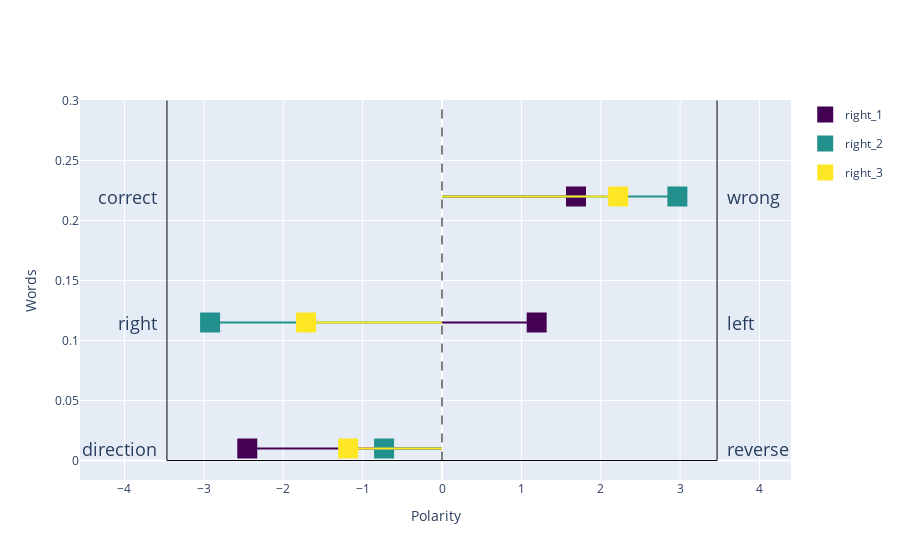
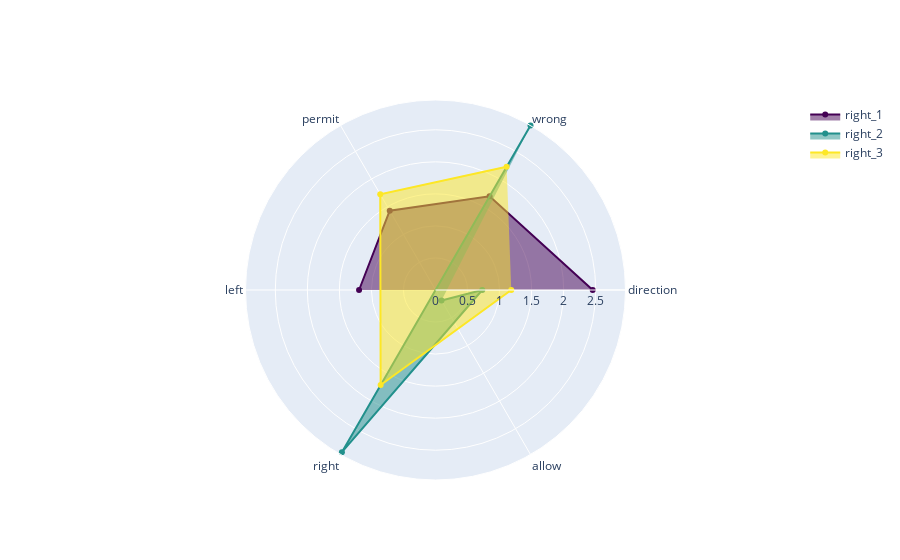
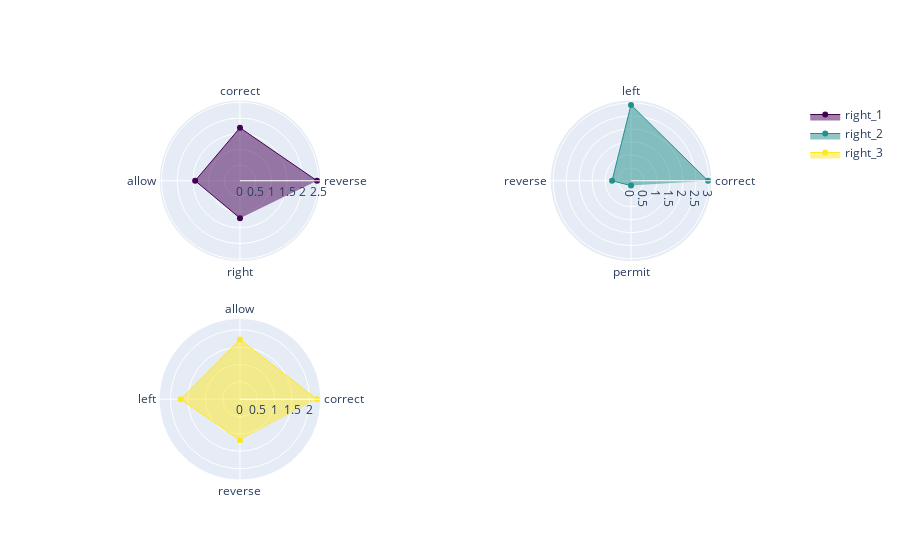
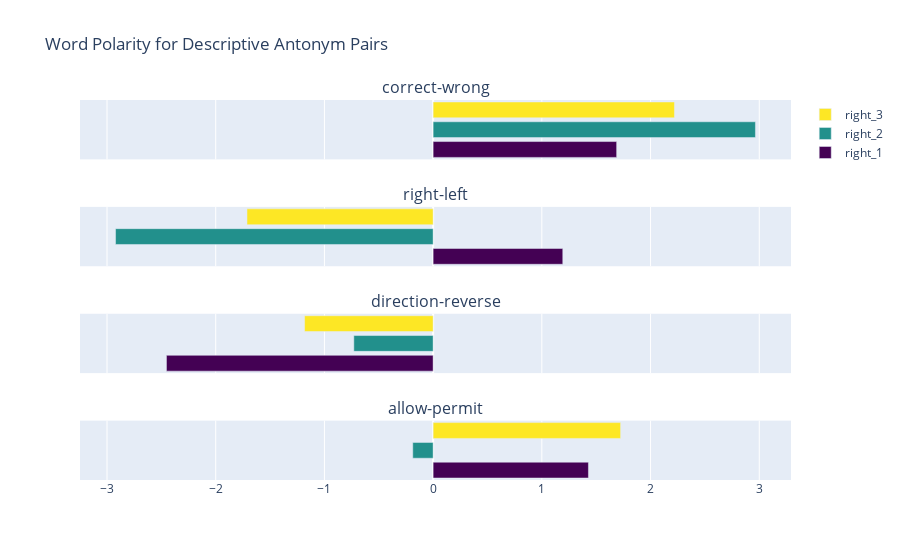

Source (notebook cell) for these figures, in order:
### Code cell
plotter = PolarityPlotter(sort_by='descriptive') 
plotter.plot_word_polarity(words, polar_dimensions)
# plotter.plot_word_polarity_2d(words, polar_dimensions)
plotter.plot_word_polarity_polar(words, polar_dimensions)
plotter.plot_word_polarity_polar_fig(words, polar_dimensions)
plotter.plot_descriptive_antonym_pairs(words, polar_dimensions, words, 4)
plotter.plot_word_polarity_2d_interactive(words, polar_dimensions)

### Figure 1 — Plotly figure (JSON) as saved in the notebook; plotly's stock layout.template omitted (floating-point values rounded to 4 significant figures)
{"data": [{"legendgroup": "right_1", "marker": {"color": "rgb(68, 1, 84)", "size": 20, "symbol": "square"}, "mode": "markers", "name": "right_1", "showlegend": true, "type": "scatter", "x": [-2.453], "y": [0.01]}, {"legendgroup": "right_1", "line": {"color": "rgb(68, 1, 84)", "width": 2}, "mode": "lines", "showlegend": false, "type": "scatter", "x": [-2.453, 0], "y": [0.01, 0.01]}, {"legendgroup": "right_2", "marker": {"color": "rgb(34, 144, 140)", "size": 20, "symbol": "square"}, "mode": "markers", "name": "right_2", "showlegend": true, "type": "scatter", "x": [-0.7296], "y": [0.01]}, {"legendgroup": "right_2", "line": {"color": "rgb(34, 144, 140)", "width": 2}, "mode": "lines", "showlegend": false, "type": "scatter", "x": [-0.7296, 0], "y": [0.01, 0.01]}, {"legendgroup": "right_3", "marker": {"color": "rgb(253, 231, 37)", "size": 20, "symbol": "square"}, "mode": "markers", "name": "right_3", "showlegend": true, "type": "scatter", "x": [-1.182], "y": [0.01]}, {"legendgroup": "right_3", "line": {"color": "rgb(253, 231, 37)", "width": 2}, "mode": "lines", "showlegend": false, "type": "scatter", "x": [-1.182, 0], "y": [0.01, 0.01]}, {"legendgroup": "right_1", "marker": {"color": "rgb(68, 1, 84)", "size": 20, "symbol": "square"}, "mode": "markers", "name": "right_1", "showlegend": false, "type": "scatter", "x": [1.193], "y": [0.115]}, {"legendgroup": "right_1", "line": {"color": "rgb(68, 1, 84)", "width": 2}, "mode": "lines", "showlegend": false, "type": "scatter", "x": [1.193, 0], "y": [0.115, 0.115]}, {"legendgroup": "right_2", "marker": {"color": "rgb(34, 144, 140)", "size": 20, "symbol": "square"}, "mode": "markers", "name": "right_2", "showlegend": false, "type": "scatter", "x": [-2.921], "y": [0.115]}, {"legendgroup": "right_2", "line": {"color": "rgb(34, 144, 140)", "width": 2}, "mode": "lines", "showlegend": false, "type": "scatter", "x": [-2.921, 0], "y": [0.115, 0.115]}, {"legendgroup": "right_3", "marker": {"color": "rgb(253, 231, 37)", "size": 20, "symbol": "square"}, "mode": "markers", "name": "right_3", "showlegend": false, "type": "scatter", "x": [-1.712], "y": [0.115]}, {"legendgroup": "right_3", "line": {"color": "rgb(253, 231, 37)", "width": 2}, "mode": "lines", "showlegend": false, "type": "scatter", "x": [-1.712, 0], "y": [0.115, 0.115]}, {"legendgroup": "right_1", "marker": {"color": "rgb(68, 1, 84)", "size": 20, "symbol": "square"}, "mode": "markers", "name": "right_1", "showlegend": false, "type": "scatter", "x": [1.688], "y": [0.22]}, {"legendgroup": "right_1", "line": {"color": "rgb(68, 1, 84)", "width": 2}, "mode": "lines", "showlegend": false, "type": "scatter", "x": [1.688, 0], "y": [0.22, 0.22]}, {"legendgroup": "right_2", "marker": {"color": "rgb(34, 144, 140)", "size": 20, "symbol": "square"}, "mode": "markers", "name": "right_2", "showlegend": false, "type": "scatter", "x": [2.965], "y": [0.22]}, {"legendgroup": "right_2", "line": {"color": "rgb(34, 144, 140)", "width": 2}, "mode": "lines", "showlegend": false, "type": "scatter", "x": [2.965, 0], "y": [0.22, 0.22]}, {"legendgroup": "right_3", "marker": {"color": "rgb(253, 231, 37)", "size": 20, "symbol": "square"}, "mode": "markers", "name": "right_3", "showlegend": false, "type": "scatter", "x": [2.22], "y": [0.22]}, {"legendgroup": "right_3", "line": {"color": "rgb(253, 231, 37)", "width": 2}, "mode": "lines", "showlegend": false, "type": "scatter", "x": [2.22, 0], "y": [0.22, 0.22]}], "layout": {"annotations": [{"font": {"size": 18}, "showarrow": false, "text": "direction", "x": -3.565, "xanchor": "right", "xref": "x", "y": 0.01, "yref": "y"}, {"font": {"size": 18}, "showarrow": false, "text": "reverse", "x": 3.565, "xanchor": "left", "xref": "x", "y": 0.01, "yref": "y"}, {"font": {"size": 18}, "showarrow": false, "text": "right", "x": -3.565, "xanchor": "right", "xref": "x", "y": 0.115, "yref": "y"}, {"font": {"size": 18}, "showarrow": false, "text": "left", "x": 3.565, "xanchor": "left", "xref": "x", "y": 0.115, "yref": "y"}, {"font": {"size": 18}, "showarrow": false, "text": "correct", "x": -3.565, "xanchor": "right", "xref": "x", "y": 0.22, "yref": "y"}, {"font": {"size": 18}, "showarrow": false, "text": "wrong", "x": 3.565, "xanchor": "left", "xref": "x", "y": 0.22, "yref": "y"}], "autosize": true, "shapes": [{"line": {"color": "black", "width": 1}, "type": "line", "x0": -3.465, "x1": 3.465, "y0": 0, "y1": 0}, {"line": {"color": "black", "width": 1}, "type": "line", "x0": -3.465, "x1": -3.465, "y0": 0, "y1": 0.3}, {"line": {"color": "black", "width": 1}, "type": "line", "x0": 3.465, "x1": 3.465, "y0": 0, "y1": 0.3}, {"line": {"color": "black", "dash": "dash", "width": 1}, "type": "line", "x0": 0, "x1": 0, "y0": 0, "y1": 0.3}], "xaxis": {"anchor": "y", "autorange": true, "domain": [0, 1], "range": [-4.599, 4.464], "title": {"text": "Polarity"}, "type": "linear"}, "yaxis": {"anchor": "x", "autorange": true, "domain": [0, 1], "range": [-0.02946, 0.3009], "title": {"text": "Words"}, "type": "linear"}}}

### Figure 2 — Plotly figure (JSON) as saved in the notebook; plotly's stock layout.template omitted (floating-point values rounded to 4 significant figures)
{"data": [{"fill": "toself", "marker": {"color": "rgb(68, 1, 84)"}, "name": "right_1", "r": [2.453, 1.688, 1.429, 1.193], "theta": ["direction", "wrong", "permit", "left"], "type": "scatterpolar"}, {"fill": "toself", "marker": {"color": "rgb(34, 144, 140)"}, "name": "right_2", "r": [2.965, 2.921, 0.7296, 0.1875], "theta": ["wrong", "right", "direction", "allow"], "type": "scatterpolar"}, {"fill": "toself", "marker": {"color": "rgb(253, 231, 37)"}, "name": "right_3", "r": [2.22, 1.725, 1.712, 1.182], "theta": ["wrong", "permit", "right", "direction"], "type": "scatterpolar"}], "layout": {"autosize": true, "polar": {"angularaxis": {"type": "category"}, "radialaxis": {"autorange": false, "range": [0, 2.965], "type": "linear", "visible": true}}, "showlegend": true}}

### Figure 3 — Plotly figure (JSON) as saved in the notebook; plotly's stock layout.template omitted (floating-point values rounded to 4 significant figures)
{"data": [{"fill": "toself", "line": {"color": "rgb(68, 1, 84)", "width": 1}, "name": "right_1", "r": [2.453, 1.688, 1.429, 1.193], "subplot": "polar", "theta": ["reverse", "correct", "allow", "right"], "type": "scatterpolar"}, {"fill": "toself", "line": {"color": "rgb(34, 144, 140)", "width": 1}, "name": "right_2", "r": [2.965, 2.921, 0.7296, 0.1875], "subplot": "polar2", "theta": ["correct", "left", "reverse", "permit"], "type": "scatterpolar"}, {"fill": "toself", "line": {"color": "rgb(253, 231, 37)", "width": 1}, "name": "right_3", "r": [2.22, 1.725, 1.712, 1.182], "subplot": "polar3", "theta": ["correct", "allow", "left", "reverse"], "type": "scatterpolar"}], "layout": {"autosize": true, "polar": {"angularaxis": {"type": "category"}, "domain": {"x": [0, 0.45], "y": [0.575, 1]}, "radialaxis": {"autorange": true, "range": [0, 2.72], "type": "linear"}}, "polar2": {"angularaxis": {"type": "category"}, "domain": {"x": [0.55, 1], "y": [0.575, 1]}, "radialaxis": {"autorange": true, "range": [0, 3.287], "type": "linear"}}, "polar3": {"angularaxis": {"type": "category"}, "domain": {"x": [0, 0.45], "y": [0, 0.425]}, "radialaxis": {"autorange": true, "range": [0, 2.461], "type": "linear"}}, "polar4": {"domain": {"x": [0.55, 1], "y": [0, 0.425]}}}}

### Figure 4 — Plotly figure (JSON) as saved in the notebook; plotly's stock layout.template omitted (floating-point values rounded to 4 significant figures)
{"data": [{"marker": {"color": "rgb(68, 1, 84)"}, "name": "right_1", "offsetgroup": "Pair 1", "orientation": "h", "showlegend": true, "type": "bar", "x": [1.688], "xaxis": "x", "y": ["right_1"], "yaxis": "y"}, {"marker": {"color": "rgb(34, 144, 140)"}, "name": "right_2", "offsetgroup": "Pair 1", "orientation": "h", "showlegend": true, "type": "bar", "x": [2.965], "xaxis": "x", "y": ["right_2"], "yaxis": "y"}, {"marker": {"color": "rgb(253, 231, 37)"}, "name": "right_3", "offsetgroup": "Pair 1", "orientation": "h", "showlegend": true, "type": "bar", "x": [2.22], "xaxis": "x", "y": ["right_3"], "yaxis": "y"}, {"marker": {"color": "rgb(68, 1, 84)"}, "name": "right_1", "offsetgroup": "Pair 2", "orientation": "h", "showlegend": false, "type": "bar", "x": [1.193], "xaxis": "x2", "y": ["right_1"], "yaxis": "y2"}, {"marker": {"color": "rgb(34, 144, 140)"}, "name": "right_2", "offsetgroup": "Pair 2", "orientation": "h", "showlegend": false, "type": "bar", "x": [-2.921], "xaxis": "x2", "y": ["right_2"], "yaxis": "y2"}, {"marker": {"color": "rgb(253, 231, 37)"}, "name": "right_3", "offsetgroup": "Pair 2", "orientation": "h", "showlegend": false, "type": "bar", "x": [-1.712], "xaxis": "x2", "y": ["right_3"], "yaxis": "y2"}, {"marker": {"color": "rgb(68, 1, 84)"}, "name": "right_1", "offsetgroup": "Pair 3", "orientation": "h", "showlegend": false, "type": "bar", "x": [-2.453], "xaxis": "x3", "y": ["right_1"], "yaxis": "y3"}, {"marker": {"color": "rgb(34, 144, 140)"}, "name": "right_2", "offsetgroup": "Pair 3", "orientation": "h", "showlegend": false, "type": "bar", "x": [-0.7296], "xaxis": "x3", "y": ["right_2"], "yaxis": "y3"}, {"marker": {"color": "rgb(253, 231, 37)"}, "name": "right_3", "offsetgroup": "Pair 3", "orientation": "h", "showlegend": false, "type": "bar", "x": [-1.182], "xaxis": "x3", "y": ["right_3"], "yaxis": "y3"}, {"marker": {"color": "rgb(68, 1, 84)"}, "name": "right_1", "offsetgroup": "Pair 4", "orientation": "h", "showlegend": false, "type": "bar", "x": [1.429], "xaxis": "x4", "y": ["right_1"], "yaxis": "y4"}, {"marker": {"color": "rgb(34, 144, 140)"}, "name": "right_2", "offsetgroup": "Pair 4", "orientation": "h", "showlegend": false, "type": "bar", "x": [-0.1875], "xaxis": "x4", "y": ["right_2"], "yaxis": "y4"}, {"marker": {"color": "rgb(253, 231, 37)"}, "name": "right_3", "offsetgroup": "Pair 4", "orientation": "h", "showlegend": false, "type": "bar", "x": [1.725], "xaxis": "x4", "y": ["right_3"], "yaxis": "y4"}], "layout": {"annotations": [{"font": {"size": 16}, "showarrow": false, "text": "correct-wrong", "x": 0.5, "xanchor": "center", "xref": "paper", "y": 1, "yanchor": "bottom", "yref": "paper"}, {"font": {"size": 16}, "showarrow": false, "text": "right-left", "x": 0.5, "xanchor": "center", "xref": "paper", "y": 0.7188, "yanchor": "bottom", "yref": "paper"}, {"font": {"size": 16}, "showarrow": false, "text": "direction-reverse", "x": 0.5, "xanchor": "center", "xref": "paper", "y": 0.4375, "yanchor": "bottom", "yref": "paper"}, {"font": {"size": 16}, "showarrow": false, "text": "allow-permit", "x": 0.5, "xanchor": "center", "xref": "paper", "y": 0.1562, "yanchor": "bottom", "yref": "paper"}], "autosize": true, "barmode": "group", "legend": {"traceorder": "reversed"}, "title": {"text": "Word Polarity for Descriptive Antonym Pairs"}, "xaxis": {"anchor": "y", "domain": [0, 1], "matches": "x4", "range": [-3.465, 3.465], "showticklabels": false, "type": "linear"}, "xaxis2": {"anchor": "y2", "domain": [0, 1], "matches": "x4", "showticklabels": false, "type": "linear"}, "xaxis3": {"anchor": "y3", "domain": [0, 1], "matches": "x4", "showticklabels": false, "type": "linear"}, "xaxis4": {"anchor": "y4", "domain": [0, 1], "type": "linear"}, "yaxis": {"anchor": "x", "autorange": true, "domain": [0.8438, 1], "range": [-0.5, 2.5], "showticklabels": false, "type": "category"}, "yaxis2": {"anchor": "x2", "autorange": true, "domain": [0.5625, 0.7188], "range": [-0.5, 2.5], "showticklabels": false, "type": "category"}, "yaxis3": {"anchor": "x3", "autorange": true, "domain": [0.2812, 0.4375], "range": [-0.5, 2.5], "showticklabels": false, "type": "category"}, "yaxis4": {"anchor": "x4", "autorange": true, "domain": [0, 0.1562], "range": [-0.5, 2.5], "showticklabels": false, "type": "category"}}}
